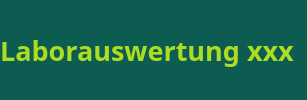
    <widget class="QFrame" name="horizontalFrame">
     <property name="sizePolicy">
      <sizepolicy hsizetype="Preferred" vsizetype="Fixed">
       <horstretch>0</horstretch>
       <verstretch>0</verstretch>
      </sizepolicy>
     </property>
     <property name="minimumSize">
      <size>
       <width>0</width>
       <height>80</height>
      </size>
     </property>
     <property name="styleSheet">
      <string notr="true">background-color: #0C5C51;</string>
     </property>
     <layout class="QHBoxLayout" name="horizontalLayout">
      <property name="leftMargin">
       <number>0</number>
      </property>
      <property name="topMargin">
       <number>0</number>
      </property>
      <property name="rightMargin">
       <number>0</number>
      </property>
      <property name="bottomMargin">
       <number>0</number>
      </property>
      <item>
       <widget class="QLabel" name="label">
        <property name="sizePolicy">
         <sizepolicy hsizetype="Fixed" vsizetype="Preferred">
          <horstretch>0</horstretch>
          <verstretch>0</verstretch>
         </sizepolicy>
        </property>
        <property name="font">
         <font>
          <family>Leelawadee</family>
          <pointsize>20</pointsize>
          <weight>75</weight>
          <bold>true</bold>
         </font>
        </property>
        <property name="styleSheet">
         <string notr="true">background-color: transparent;
color: #AEDC21;</string>
        </property>
        <property name="text">
         <string>Laborauswertung</string>
        </property>
        <property name="margin">
         <number>20</number>
        </property>
       </widget>
      </item>
      <item>
       <widget class="QLabel" name="la_aktion_lbl">
        <property name="font">
         <font>
          <family>Leelawadee</family>
          <pointsize>20</pointsize>
          <weight>75</weight>
          <bold>true</bold>
         </font>
        </property>
        <property name="styleSheet">
         <string notr="true">background-color: transparent;
color: #AEDC21;</string>
        </property>
        <property name="text">
         <string>xxx</string>
        </property>
       </widget>
      </item>
      <item>
       <widget class="QLabel" name="label_49">
        <property name="sizePolicy">
         <sizepolicy hsizetype="Preferred" vsizetype="Preferred">
          <horstretch>0</horstretch>
          <verstretch>0</verstretch>
         </sizepolicy>
        </property>
        <property name="maximumSize">
         <size>
          <width>60</width>
          <height>60</height>
         </size>
        </property>
        <property name="styleSheet">
         <string notr="true"/>
        </property>
        <property name="text">
         <string/>
        </property>
        <property name="pixmap">
         <pixmap resource="../assets/icons.qrc">:/logos/icon_logo.png</pixmap>
        </property>
        <property name="scaledContents">
         <bool>true</bool>
        </property>
        <property name="margin">
         <number>10</number>
        </property>
       </widget>
      </item>
     </layout>
    </widget>
